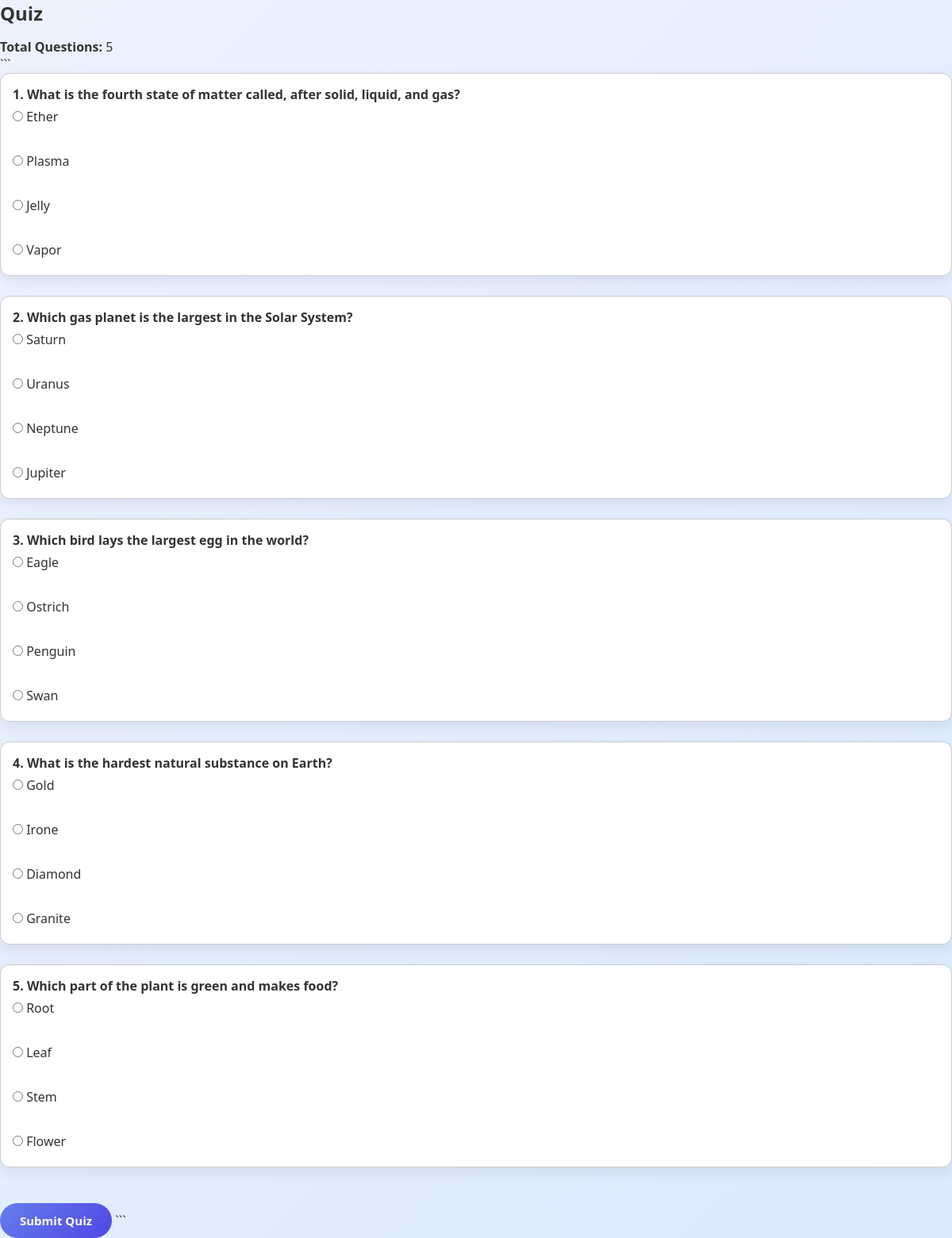
The app's page /attempt_quiz/2 (signed in) with its own data.
### models.py (models this page shows, shortened)
class Question(db.Model):
    __tablename__ = "question"
    id = db.Column(db.Integer, primary_key=True)
    question = db.Column(db.String(500), nullable=False)
    option1 = db.Column(db.String(200), nullable=False)
    option2 = db.Column(db.String(200), nullable=False)
    option3 = db.Column(db.String(200), nullable=False)
    option4 = db.Column(db.String(200), nullable=False)
    answer = db.Column(db.String(200), nullable=False)
    quiz_id = db.Column(
        db.Integer,
        db.ForeignKey("quiz.id", ondelete="CASCADE"),
        nullable=False
    )

### app.py (the view, shortened to what this page needs)
@app.route("/attempt_quiz/<int:quiz_id>", methods=["GET", "POST"])
@login_required
def attempt_quiz(quiz_id):
    quiz = Quiz.query.get_or_404(quiz_id)
    if current_user.role != "player":
        return redirect(url_for("home"))
    return render_template("attempt_quiz.html", quiz=quiz)

### app.py (called while the page is built)
@login_manager.user_loader
def load_user(user_id):
    return User.query.get(int(user_id))

### templates/attempt_quiz.html
{% extends "layout.html" %}
{% block content %}
<h2>{{ quiz.category }} Quiz</h2>
<p><b>Total Questions:</b> {{ quiz.questions|length }}</p>
<form method="POST">
```
{% for question in quiz.questions %}
    <div style="margin-bottom:25px; padding:15px; border:1px solid #ccc;">
        <h4>{{ loop.index }}. {{ question.question }}</h4>
        <label>
            <input type="radio" name="question_{{ question.id }}" value="{{ question.option1 }}" required>
            {{ question.option1 }}
        </label><br>
        <label>
            <input type="radio" name="question_{{ question.id }}" value="{{ question.option2 }}">
            {{ question.option2 }}
        </label><br>
        <label>
            <input type="radio" name="question_{{ question.id }}" value="{{ question.option3 }}">
            {{ question.option3 }}
        </label><br>
        <label>
            <input type="radio" name="question_{{ question.id }}" value="{{ question.option4 }}">
            {{ question.option4 }}
        </label>
    </div>
{% else %}
    <p>No questions available for this quiz.</p>
{% endfor %}
<button type="submit">Submit Quiz</button>
```
</form>
{% endblock %}

### static/css/style.css (style rules this page uses)
* { margin: 0; padding: 0; box-sizing: border-box; font-family: 'Segoe UI', sans-serif; }
body { background: linear-gradient(135deg, #1e3c72, #2a5298); min-height: 100vh; color: #333; }
h1, h2, h3 { margin-bottom: 15px; }
body { margin: 0; font-family: 'Segoe UI', sans-serif; background: linear-gradient(135deg, #667eea, #764ba2); min-height: 100vh; }
body { background: linear-gradient(135deg, #eef2ff, #dbeafe); font-family: 'Segoe UI', sans-serif; }
form div { background: #ffffff; padding: 20px; margin-bottom: 20px; border-radius: 12px; box-shadow: 0 6px 18px rgba(0, 0, 0, 0.08); transition: 0.3s; }
form label { display: block; margin: 6px 0; cursor: pointer; color: #333; }
button[type="submit"] { padding: 12px 25px; background: linear-gradient(135deg, #667eea, #4f46e5); color: white; border: none; border-radius: 30px; cursor: pointer; font-weight: 600; font-size: 15px; margin-top: 20px; transition: 0.3s; }

### records on screen
Question: question "What is the fourth state of matter called, after solid, liquid, and gas?", option1 "Ether", option2 "Plasma", option3 "Jelly", option4 "Vapor"
Question: question "Which gas planet is the largest in the Solar System?", option1 "Saturn", option2 "Uranus", option3 "Neptune", option4 "Jupiter"
Question: question "Which bird lays the largest egg in the world?", option1 "Eagle", option2 "Ostrich", option3 "Penguin", option4 "Swan"
Question: question "What is the hardest natural substance on Earth?", option1 "Gold", option2 "Irone", option3 "Diamond", option4 "Granite"
Question: question "Which part of the plant is green and makes food?", option1 "Root", option2 "Leaf", option3 "Stem", option4 "Flower"

### other values on screen
{{ quiz.questions|length }} "5"
